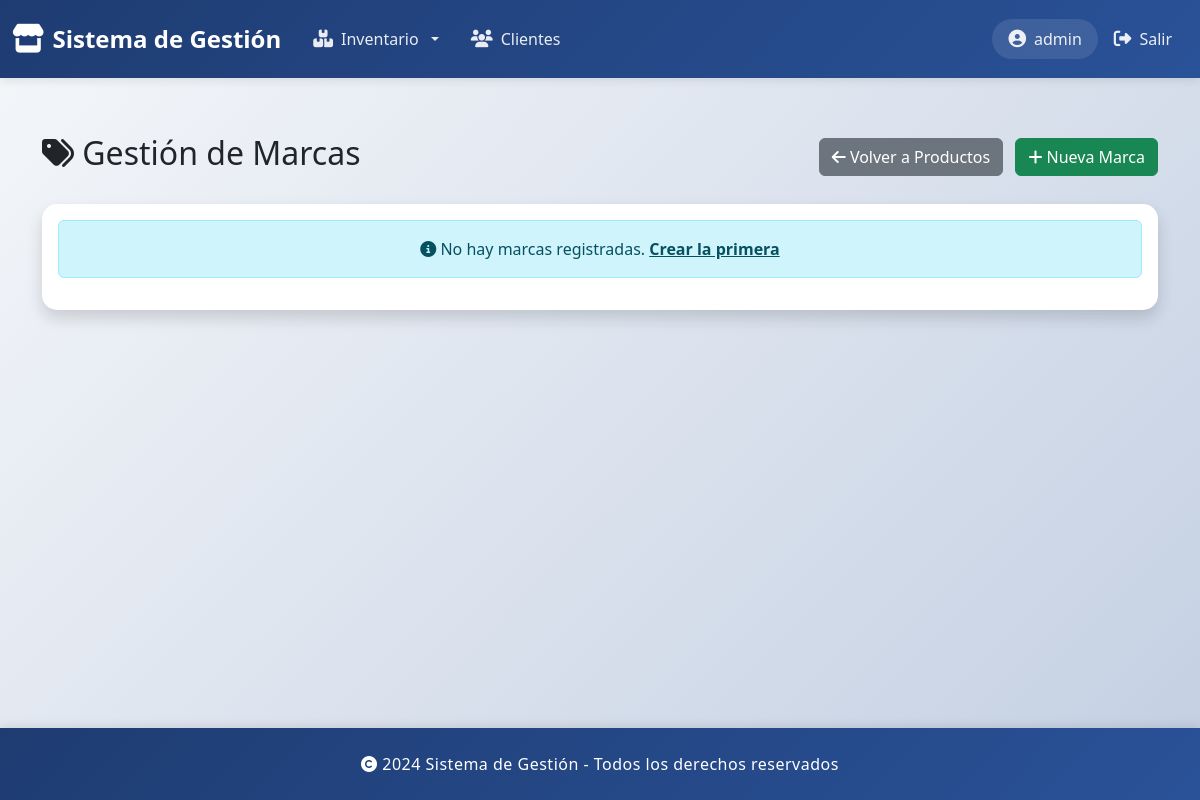
Before: /marcas/ (signed in) with the older database file.
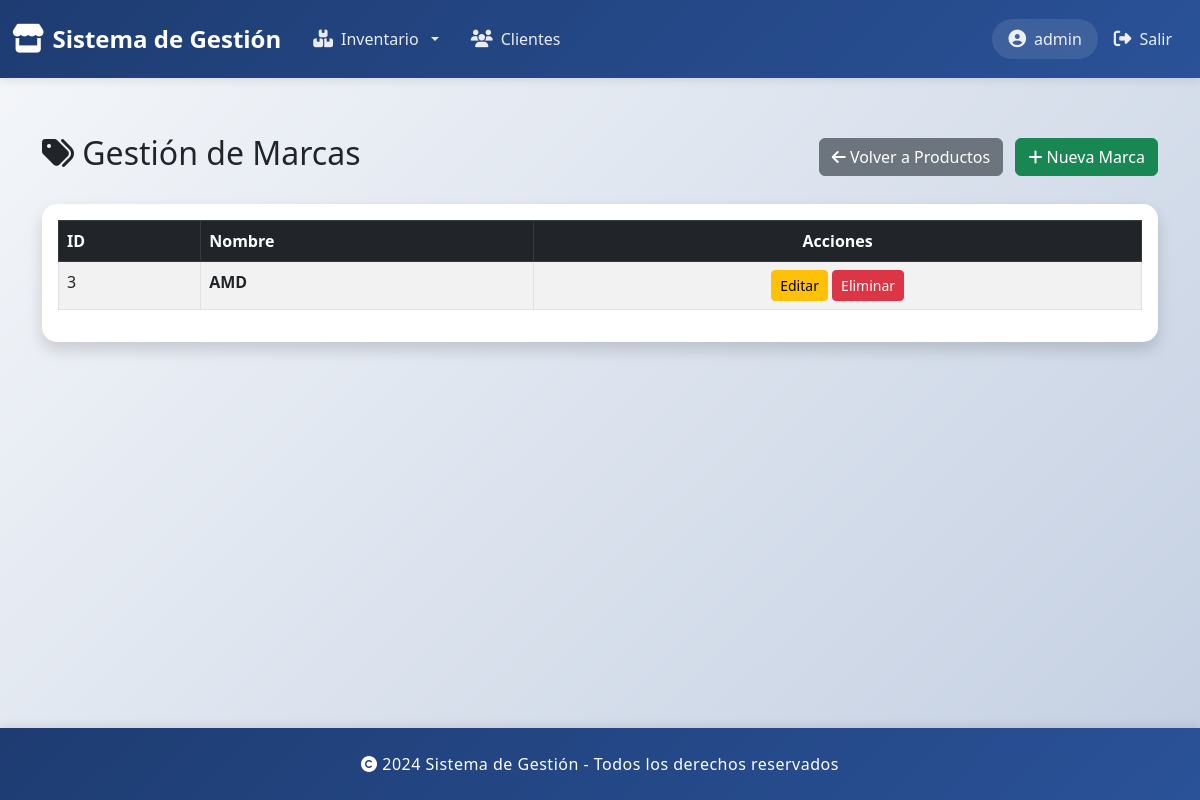
After: the same page with the newer database file.
### gestionProductos/models.py (models this page shows, shortened)
class Marca(models.Model):
    idMarca = models.AutoField(primary_key=True)
    nombre = models.CharField(max_length=25)
    class Meta:
        verbose_name='Marca'
        verbose_name_plural='Marcas'

### gestionProductos/views.py (the view)
# urls.py: path("marcas/", views.marcas_list, name="marcas_list"),
@login_required
def marcas_list(request):
    marcas = Marca.objects.all()
    return render(request, "marcas/list.html", {"marcas": marcas})

### gestionProductos/templates/marcas/list.html (shortened to what this page needs)
{% extends 'base.html' %}
{% load static %}
{% block content %}
<div class="container mt-4">
    <div class="d-flex justify-content-between align-items-center mb-4">
        <h2><i class="fas fa-tags"></i> Gestión de Marcas</h2>
        <div>
            <a href="{% url 'productos_list' %}" class="btn btn-secondary me-2">
                <i class="fas fa-arrow-left"></i> Volver a Productos
            </a>
            <a href="{% url 'marca_crear' %}" class="btn btn-success">
                <i class="fas fa-plus"></i> Nueva Marca
            </a>
        </div>
    </div>
    <div class="card shadow">
        <div class="card-body">
            {% if marcas %}
                <div class="table-responsive">
                    <table class="table table-hover table-striped table-bordered">
                        <thead class="table-dark">
                            <tr>
                                <th>ID</th>
                                <th>Nombre</th>
                                <th class="text-center">Acciones</th>
                            </tr>
                        </thead>
                        <tbody>
                            {% for marca in marcas %}
                            <tr>
                                <td>{{ marca.idMarca }}</td>
                                <td><strong>{{ marca.nombre }}</strong></td>
                                <td class="text-center">
                                    <a href="{% url 'marca_editar' marca.idMarca %}" class="btn btn-sm btn-warning">Editar</a>
                                    <a href="{% url 'marca_eliminar' marca.idMarca %}" class="btn btn-sm btn-danger">Eliminar</a>
                                </td>
                            </tr>
                            {% endfor %}
                        </tbody>
                    </table>
                </div>
            {% else %}
                <div class="alert alert-info text-center">
                    <i class="fas fa-info-circle"></i> No hay marcas registradas.
                    <a href="{% url 'marca_crear' %}" class="alert-link">Crear la primera</a>
                </div>
            {% endif %}
        </div>
    </div>
</div>
{% endblock %}

Changed rows visible on the page:
added Marca: idMarca "3", nombre "AMD"
Other visible differences:
text no longer shown: "No hay marcas registradas. Crear la primera"
text now shown: "ID Nombre Acciones"
